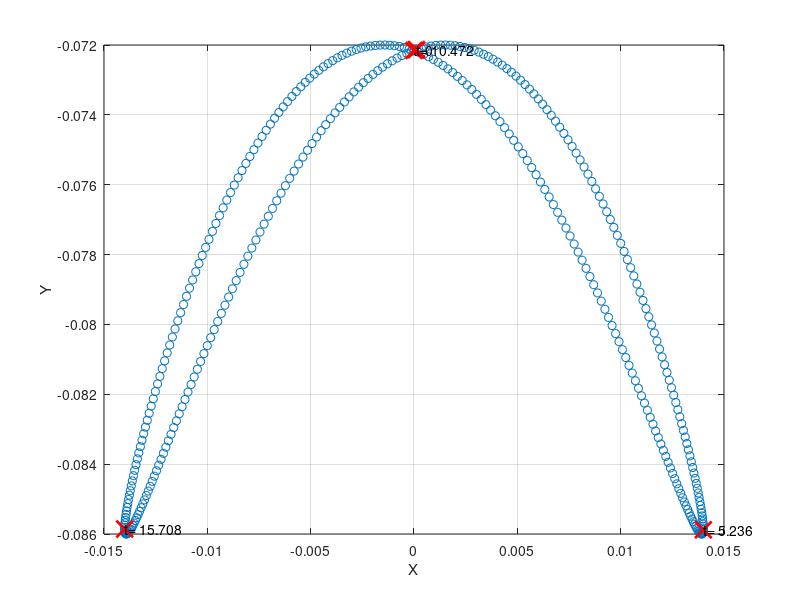
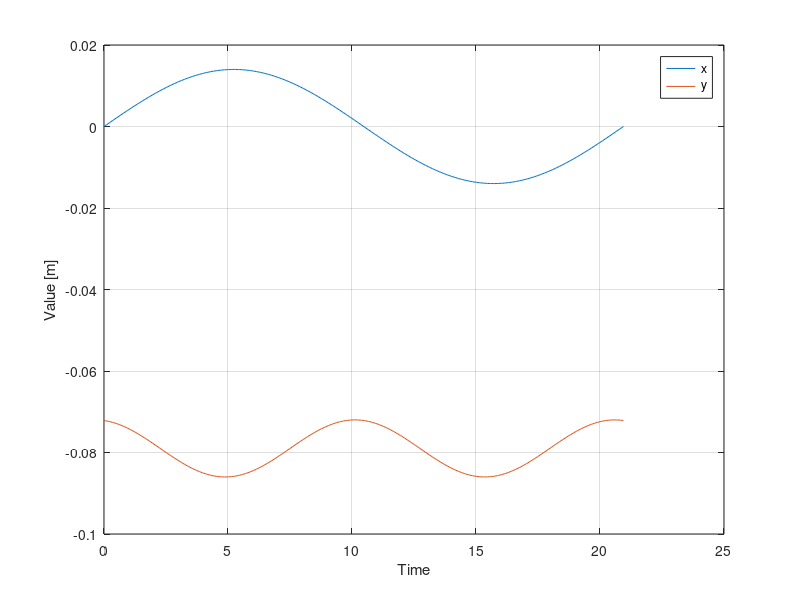

The MATLAB source for these figures, in order:
clear all;close all;clc;




A = 0.014;
a = 0.3;

B = -0.007;
b = 0.6
delta = 0.68;

y_offset = -0.072+B;
t0 = 34/15;

t  = linspace(0,(2*pi)/a,((2*pi)/a)/0.0556);

x  = A*sin(a.*(t-t0) + delta);
y  = y_offset + B*sin(b.*(t-t0));

figure(1)
plot(x,y,'o')
hold on;grid on
plot(x(1),y(1),'rx','MarkerSize',12,'LineWidth',2)
text(x(1),y(1),'t=0')
plot(x(length(t)/2),y(length(t)/2),'rx','MarkerSize',12,'LineWidth',2)
text(x(length(t)/2),y(length(t)/2),['t= ',num2str(t(end)/2)])
plot(x(3*length(t)/4),y(3*length(t)/4),'rx','MarkerSize',12,'LineWidth',2)
text(x(3*length(t)/4),y(3*length(t)/4),['t= ',num2str(3*t(end)/4)])
plot(x(length(t)/4),y(length(t)/4),'rx','MarkerSize',12,'LineWidth',2)
text(x(length(t)/4),y(length(t)/4),['t= ',num2str(t(end)/4)])
xlabel('X')
ylabel('Y')


figure(2)
plot(t,x)
hold on;grid on;
plot(t,y)
legend('x','y')
xlabel('Time')
ylabel('Value [m]')